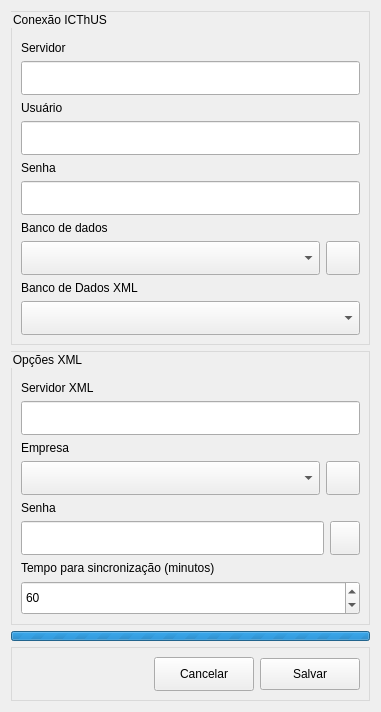
<?xml version="1.0" encoding="UTF-8"?>
<ui version="4.0">
 <class>Database</class>
 <widget class="QWidget" name="Database">
  <property name="windowModality">
   <enum>Qt::ApplicationModal</enum>
  </property>
  <property name="geometry">
   <rect>
    <x>0</x>
    <y>0</y>
    <width>381</width>
    <height>705</height>
   </rect>
  </property>
  <property name="minimumSize">
   <size>
    <width>0</width>
    <height>0</height>
   </size>
  </property>
  <property name="maximumSize">
   <size>
    <width>1111111</width>
    <height>1111111</height>
   </size>
  </property>
  <property name="windowTitle">
   <string>Configuração da Conexão</string>
  </property>
  <property name="windowIcon">
   <iconset>
    <normaloff>../../../assets/database.png</normaloff>../../../assets/database.png</iconset>
  </property>
  <property name="styleSheet">
   <string notr="true">QGroupBox{
	border: 1px solid #d9d9d9;
	padding-top: 20px;
}</string>
  </property>
  <layout class="QVBoxLayout" name="verticalLayout_3">
   <item>
    <widget class="QGroupBox" name="gbICThUS">
     <property name="title">
      <string>Conexão ICThUS</string>
     </property>
     <layout class="QVBoxLayout" name="verticalLayout_2">
      <item>
       <widget class="QLabel" name="lbServer">
        <property name="text">
         <string>Servidor</string>
        </property>
       </widget>
      </item>
      <item>
       <widget class="QLineEdit" name="leServer">
        <property name="minimumSize">
         <size>
          <width>0</width>
          <height>34</height>
         </size>
        </property>
        <property name="maximumSize">
         <size>
          <width>16777215</width>
          <height>34</height>
         </size>
        </property>
       </widget>
      </item>
      <item>
       <widget class="QLabel" name="lbUser">
        <property name="text">
         <string>Usuário</string>
        </property>
       </widget>
      </item>
      <item>
       <widget class="QLineEdit" name="leUser">
        <property name="minimumSize">
         <size>
          <width>0</width>
          <height>34</height>
         </size>
        </property>
        <property name="maximumSize">
         <size>
          <width>16777215</width>
          <height>34</height>
         </size>
        </property>
       </widget>
      </item>
      <item>
       <widget class="QLabel" name="lbPassword">
        <property name="text">
         <string>Senha</string>
        </property>
       </widget>
      </item>
      <item>
       <widget class="QLineEdit" name="lePassword">
        <property name="minimumSize">
         <size>
          <width>0</width>
          <height>34</height>
         </size>
        </property>
        <property name="maximumSize">
         <size>
          <width>16777215</width>
          <height>34</height>
         </size>
        </property>
        <property name="echoMode">
         <enum>QLineEdit::Password</enum>
        </property>
       </widget>
      </item>
      <item>
       <widget class="QLabel" name="lbDatabase">
        <property name="text">
         <string>Banco de dados</string>
        </property>
       </widget>
      </item>
      <item>
       <layout class="QHBoxLayout" name="horizontalLayout_2">
        <item>
         <widget class="QComboBox" name="cbDatabase">
          <property name="minimumSize">
           <size>
            <width>0</width>
            <height>34</height>
           </size>
          </property>
          <property name="maximumSize">
           <size>
            <width>16777215</width>
            <height>34</height>
           </size>
          </property>
         </widget>
        </item>
        <item>
         <widget class="QPushButton" name="btnLoadDatabases">
          <property name="minimumSize">
           <size>
            <width>34</width>
            <height>34</height>
           </size>
          </property>
          <property name="maximumSize">
           <size>
            <width>34</width>
            <height>34</height>
           </size>
          </property>
          <property name="cursor">
           <cursorShape>PointingHandCursor</cursorShape>
          </property>
          <property name="toolTip">
           <string>Atualizar Banco de Dados</string>
          </property>
          <property name="text">
           <string/>
          </property>
          <property name="icon">
           <iconset>
            <normaloff>../../../assets/refresh.png</normaloff>../../../assets/refresh.png</iconset>
          </property>
         </widget>
        </item>
       </layout>
      </item>
      <item>
       <widget class="QLabel" name="label">
        <property name="text">
         <string>Banco de Dados XML</string>
        </property>
       </widget>
      </item>
      <item>
       <widget class="QComboBox" name="cbXmlDatabase">
        <property name="minimumSize">
         <size>
          <width>0</width>
          <height>34</height>
         </size>
        </property>
        <property name="maximumSize">
         <size>
          <width>16777215</width>
          <height>34</height>
         </size>
        </property>
       </widget>
      </item>
     </layout>
    </widget>
   </item>
   <item>
    <widget class="QGroupBox" name="gbXML">
     <property name="title">
      <string>Opções XML</string>
     </property>
     <layout class="QVBoxLayout" name="verticalLayout">
      <item>
       <widget class="QLabel" name="lbServerXml">
        <property name="text">
         <string>Servidor XML</string>
        </property>
       </widget>
      </item>
      <item>
       <widget class="QLineEdit" name="leServerXml">
        <property name="minimumSize">
         <size>
          <width>0</width>
          <height>34</height>
         </size>
        </property>
        <property name="maximumSize">
         <size>
          <width>16777215</width>
          <height>34</height>
         </size>
        </property>
        <property name="sizeIncrement">
         <size>
          <width>0</width>
          <height>34</height>
         </size>
        </property>
       </widget>
      </item>
      <item>
       <widget class="QLabel" name="lbCompany">
        <property name="text">
         <string>Empresa</string>
        </property>
       </widget>
      </item>
      <item>
       <layout class="QHBoxLayout" name="hlCompany">
        <item>
         <widget class="QComboBox" name="cbCompany">
          <property name="minimumSize">
           <size>
            <width>0</width>
            <height>34</height>
           </size>
          </property>
          <property name="maximumSize">
           <size>
            <width>16777215</width>
            <height>34</height>
           </size>
          </property>
         </widget>
        </item>
        <item>
         <widget class="QPushButton" name="btnLoadCompanies">
          <property name="maximumSize">
           <size>
            <width>34</width>
            <height>34</height>
           </size>
          </property>
          <property name="sizeIncrement">
           <size>
            <width>34</width>
            <height>34</height>
           </size>
          </property>
          <property name="cursor">
           <cursorShape>PointingHandCursor</cursorShape>
          </property>
          <property name="text">
           <string/>
          </property>
          <property name="icon">
           <iconset>
            <normaloff>../../../assets/refresh.png</normaloff>../../../assets/refresh.png</iconset>
          </property>
         </widget>
        </item>
       </layout>
      </item>
      <item>
       <widget class="QLabel" name="lbServerPassword">
        <property name="text">
         <string>Senha</string>
        </property>
       </widget>
      </item>
      <item>
       <layout class="QHBoxLayout" name="hlServer">
        <item>
         <widget class="QLineEdit" name="leServerPassword">
          <property name="minimumSize">
           <size>
            <width>0</width>
            <height>34</height>
           </size>
          </property>
          <property name="echoMode">
           <enum>QLineEdit::Password</enum>
          </property>
         </widget>
        </item>
        <item>
         <widget class="QPushButton" name="btnCheckServer">
          <property name="minimumSize">
           <size>
            <width>30</width>
            <height>34</height>
           </size>
          </property>
          <property name="maximumSize">
           <size>
            <width>30</width>
            <height>34</height>
           </size>
          </property>
          <property name="cursor">
           <cursorShape>PointingHandCursor</cursorShape>
          </property>
          <property name="toolTip">
           <string>Checar conexão</string>
          </property>
          <property name="text">
           <string/>
          </property>
          <property name="icon">
           <iconset>
            <normaloff>../../../assets/link.png</normaloff>../../../assets/link.png</iconset>
          </property>
         </widget>
        </item>
       </layout>
      </item>
      <item>
       <widget class="QLabel" name="lbNotification">
        <property name="text">
         <string>Tempo para sincronização (minutos)</string>
        </property>
       </widget>
      </item>
      <item>
       <widget class="QSpinBox" name="sbTime">
        <property name="minimumSize">
         <size>
          <width>0</width>
          <height>34</height>
         </size>
        </property>
        <property name="maximumSize">
         <size>
          <width>16777215</width>
          <height>34</height>
         </size>
        </property>
        <property name="minimum">
         <number>1</number>
        </property>
        <property name="value">
         <number>60</number>
        </property>
       </widget>
      </item>
     </layout>
    </widget>
   </item>
   <item>
    <widget class="QProgressBar" name="pbLoading">
     <property name="minimumSize">
      <size>
       <width>0</width>
       <height>10</height>
      </size>
     </property>
     <property name="maximumSize">
      <size>
       <width>16777215</width>
       <height>10</height>
      </size>
     </property>
     <property name="maximum">
      <number>0</number>
     </property>
     <property name="value">
      <number>0</number>
     </property>
    </widget>
   </item>
   <item>
    <widget class="QFrame" name="frActions">
     <property name="maximumSize">
      <size>
       <width>363</width>
       <height>56</height>
      </size>
     </property>
     <property name="styleSheet">
      <string notr="true">QFrame{
	border: 1px solid #d9d9d9;
}</string>
     </property>
     <property name="frameShape">
      <enum>QFrame::StyledPanel</enum>
     </property>
     <property name="frameShadow">
      <enum>QFrame::Plain</enum>
     </property>
     <layout class="QHBoxLayout" name="horizontalLayout">
      <item>
       <spacer name="horizontalSpacer">
        <property name="orientation">
         <enum>Qt::Horizontal</enum>
        </property>
        <property name="sizeHint" stdset="0">
         <size>
          <width>82</width>
          <height>20</height>
         </size>
        </property>
       </spacer>
      </item>
      <item>
       <widget class="QPushButton" name="btnCancel">
        <property name="minimumSize">
         <size>
          <width>100</width>
          <height>34</height>
         </size>
        </property>
        <property name="maximumSize">
         <size>
          <width>100</width>
          <height>34</height>
         </size>
        </property>
        <property name="cursor">
         <cursorShape>PointingHandCursor</cursorShape>
        </property>
        <property name="toolTip">
         <string>Fechar</string>
        </property>
        <property name="text">
         <string>Cancelar</string>
        </property>
        <property name="icon">
         <iconset>
          <normaloff>../../../assets/back.png</normaloff>../../../assets/back.png</iconset>
        </property>
       </widget>
      </item>
      <item>
       <widget class="QPushButton" name="btnSave">
        <property name="minimumSize">
         <size>
          <width>100</width>
          <height>32</height>
         </size>
        </property>
        <property name="maximumSize">
         <size>
          <width>100</width>
          <height>32</height>
         </size>
        </property>
        <property name="cursor">
         <cursorShape>PointingHandCursor</cursorShape>
        </property>
        <property name="toolTip">
         <string>Salvar</string>
        </property>
        <property name="autoFillBackground">
         <bool>false</bool>
        </property>
        <property name="styleSheet">
         <string notr="true"/>
        </property>
        <property name="text">
         <string>Salvar</string>
        </property>
        <property name="icon">
         <iconset>
          <normaloff>../../../assets/check.png</normaloff>../../../assets/check.png</iconset>
        </property>
       </widget>
      </item>
     </layout>
    </widget>
   </item>
  </layout>
 </widget>
 <resources/>
 <connections/>
</ui>
